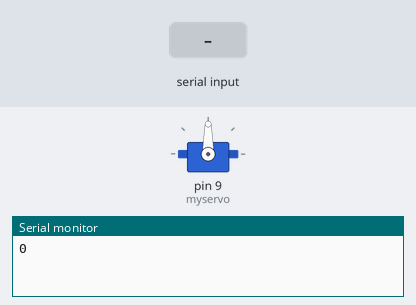
Bench run of a sketch on a simulated Arduino Uno, built with avr-gcc and run on an emulated ATmega328P. Shown: servo, the last lines printed to the serial monitor. Inputs (shaded band) come from the test bench.

Above: at 1.2 s.
1.3 s: "1\n" received over Serial
At 1.9 s:
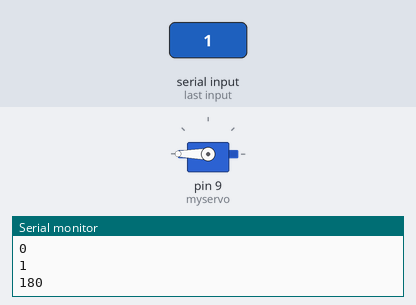
2.8 s: "2\n" received over Serial
At 3.1 s:
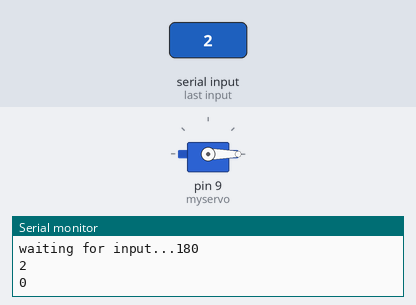
Timing chart, 0 to 5.8 s (numbered marks = the images above; inputs shaded):
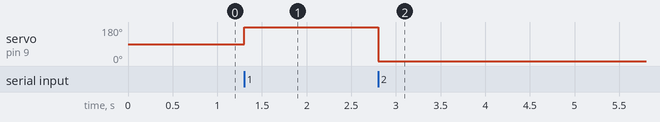

The sketch:

Servo_controller.ino
```cpp
#include <Servo.h>

Servo myservo;  // create servo object to control a servo
// twelve servo objects can be created on most boards

int pos = 0;    // variable to store the servo position

void setup() {
  Serial.begin(9600);
  myservo.attach(9);  // attaches the servo on pin 9 to the servo object
}

void loop() {
  Serial.println(pos);

  while (Serial.available() == 0) {
  }

  int inputValue = Serial.parseInt();

  switch (inputValue) {
    case 1:
      Serial.println(1);
      pos = 180;
      myservo.write(pos);
      delay(15);
      break;

    case 2:
      Serial.println(2);
      pos = 0;
      myservo.write(pos);
      delay(15);
      break;

    default:
      Serial.print("waiting for input...");

  }

  /*for (pos = 0; pos <= 180; pos += 1) { // goes from 0 degrees to 180 degrees
    // in steps of 1 degree
    myservo.write(pos);              // tell servo to go to position in variable 'pos'
    delay(15);                       // waits 15ms for the servo to reach the position
  }
  for (pos = 180; pos >= 0; pos -= 1) { // goes from 180 degrees to 0 degrees
    myservo.write(pos);              // tell servo to go to position in variable 'pos'
    delay(15);                       // waits 15ms for the servo to reach the position
  }*/

}
```

Measured:
- after the input at 1.3 s, servo on pin 9 (myservo): 90° → 180° at once
- after the input at 2.8 s, servo on pin 9 (myservo): 180° → 0° at once
